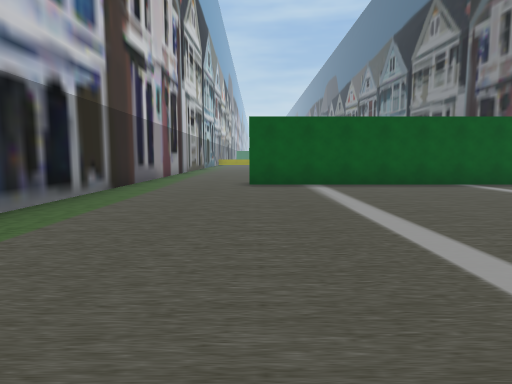
View 1 (above)

16 first-person views from a walk through a Unity game level. The camera is 1.5 m above the floor, tilts 6° down and sees 75° across. The floor is counted in squares, 2 m on a side. Each view is taken from the middle of a square. On the plan, view 1 faces up. The plan holds only what a view shows up to about 11 squares ahead; the rest is blank. The place goes on beyond the plan. The player character is not drawn.

View 2
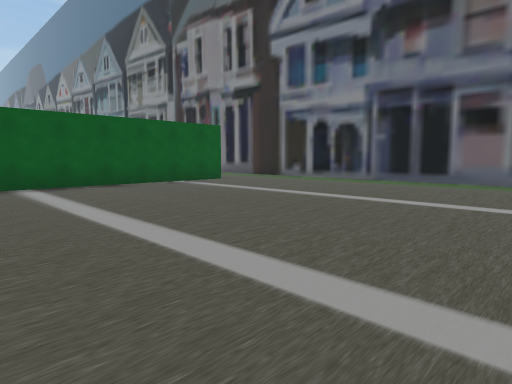

View 3
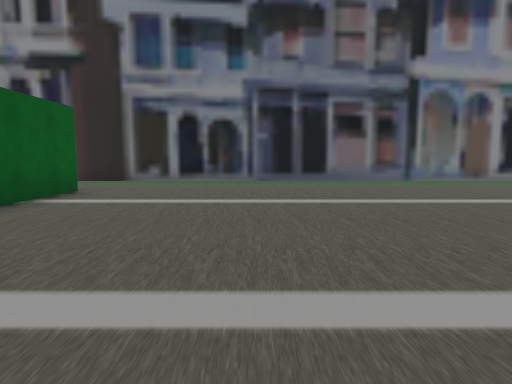

View 4
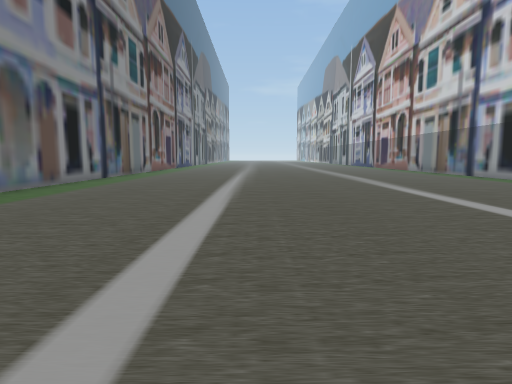

View 5
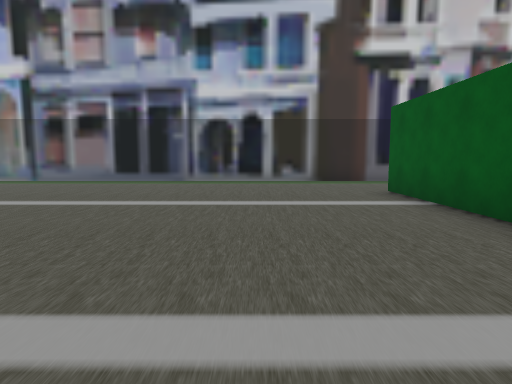

View 6
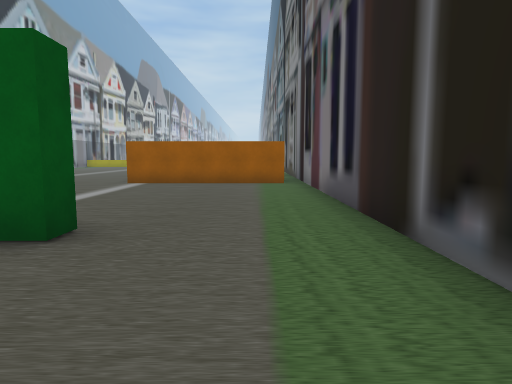

View 7
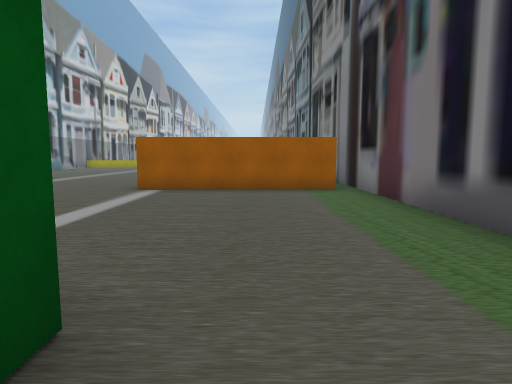

View 8
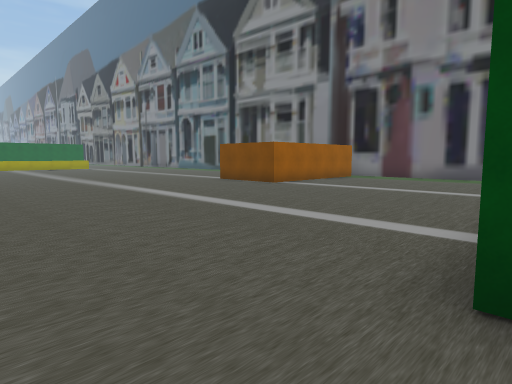

View 9
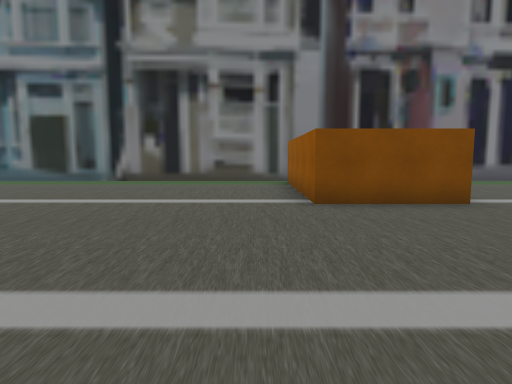

View 10
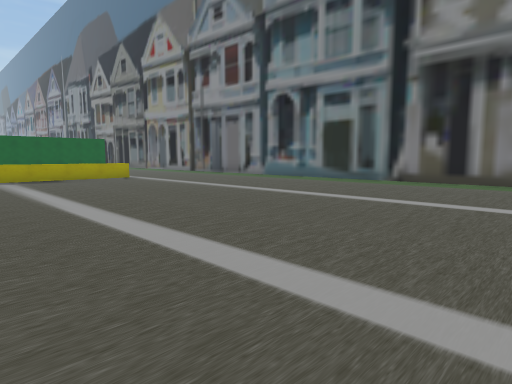

View 11
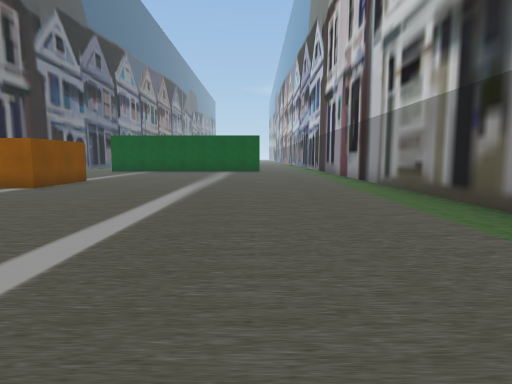

View 12
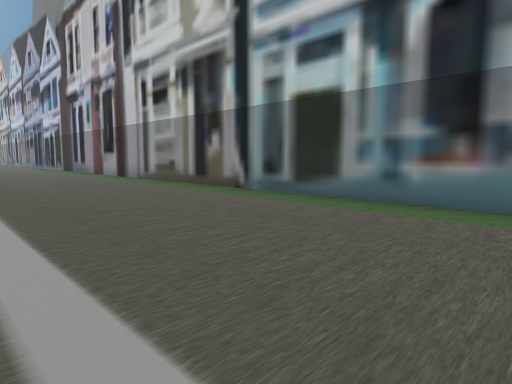

View 13
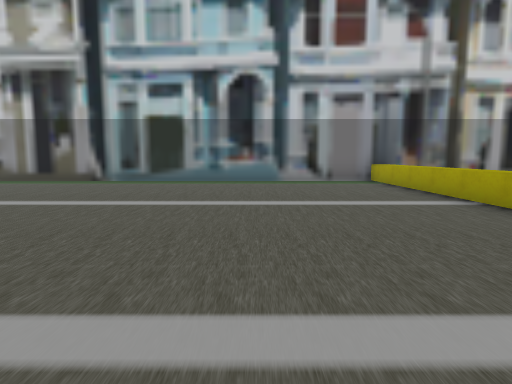

View 14
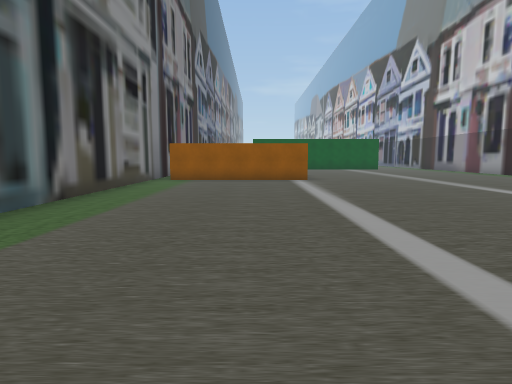

View 15
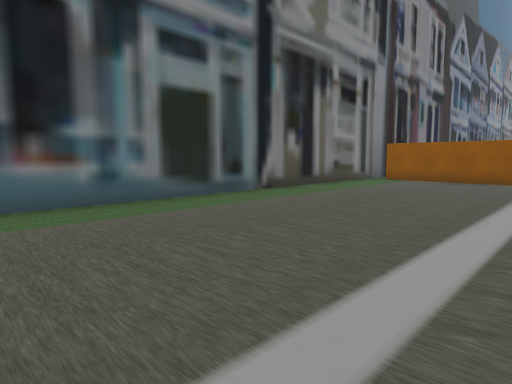

View 16
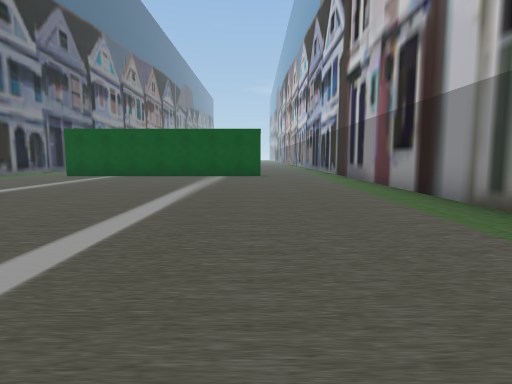

### Floor plan
Points are (right, up) in squares from view 1. A wall is a line through its corners. A room is listed if a view was taken in it or the views show most of it. See-through windows are left out.
Room 1 (views 1, 2, 3, 4, 5, 6, 7)
walls: (7.2, 8.8) (-0.2, 8.8); (10.4, -4.1) (10.4, 7.4); (-3.4, 7.5) (-3.4, -2)
ways out: opening at (-2, 8.3) to room 2; opening at (9, 8.7) to room 2
Room 2 (views 8, 9, 10, 11, 12, 13, 14, 15, 16)
walls: (9.9, 15.6) (5.3, 15.6) (5.3, 18.1) (9.9, 18.1); (7.2, 9.4) (7.2, 8.8); (-3.4, 30.5) (-3.4, 7.5); (10.4, 7.4) (10.4, 28.4)
ways out: opening at (-2, 8.3) to room 1; opening at (9, 8.7) to room 1

Positions as (right, up) in squares from view 1, and headings:
1: (0, 0), facing up
2: (0, 0), facing up-right
3: (0, 5), facing right
4: (5, 7), facing down
5: (7, 6), facing left
6: (9, 6), facing up
7: (8, 8), facing up
8: (-2, 9), facing up-right
9: (0, 19), facing right
10: (0, 19), facing up-right
11: (0, 26), facing down
12: (2, 28), facing down-left
13: (7, 27), facing left
14: (7, 29), facing down
15: (5, 29), facing down-right
16: (0, 22), facing down
